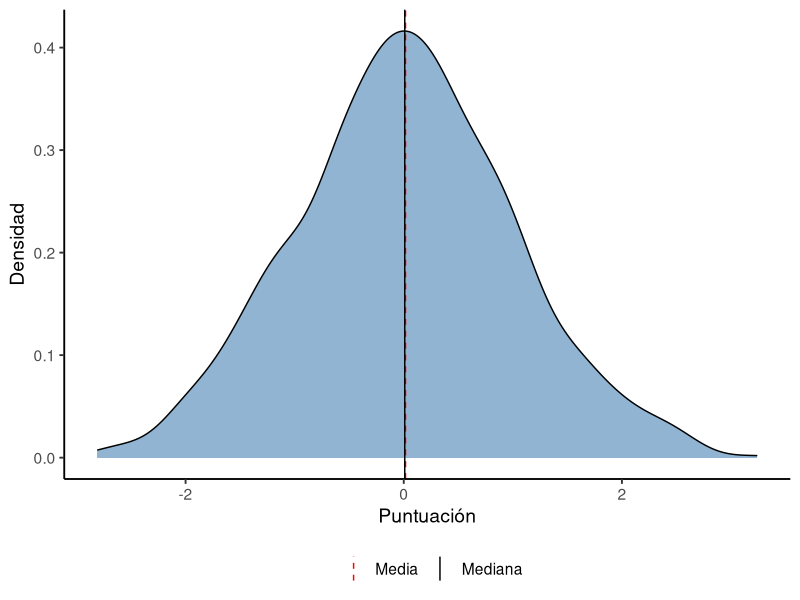
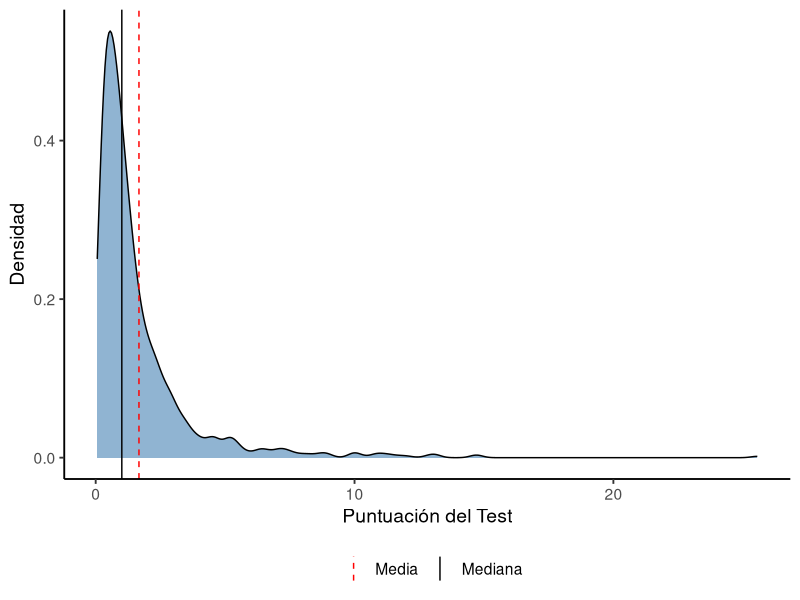

The R script that drew these images, in order: (Note: this script raises an error after producing the figures.)
## ---- chunk 1
knitr::opts_chunk$set(echo = F, warning = F, message = F)

library(ggplot2)
library(dplyr)
library(tidyr)
library(patchwork)

# Configuración de estilo global para tu web
theme_set(theme_classic(base_size = 14))
## ---- chunk 2
set.seed(123)
data_norm <- rnorm(1000, mean = 0, sd = 1)

g1 <- ggplot(data.frame(x = data_norm), aes(x)) +
  geom_density(fill = "steelblue", alpha = 0.6) +
  geom_vline(aes(xintercept = mean(x), color = "Media"), linetype = "dashed") +
  geom_vline(aes(xintercept = median(x), color = "Mediana"), linetype = "solid") +
  scale_color_manual(name = "",
                     values = c("Media" = "red", "Mediana" = "black")) +
  labs(x = "Puntuación", y = "Densidad") +
  theme(legend.position = "bottom")
print(g1)
## ---- chunk 3
set.seed(123)
data_lognorm <- rlnorm(1000, meanlog = 0, sdlog = 1)

g2 <- ggplot(data.frame(x = data_lognorm), aes(x)) +
  geom_density(fill = "steelblue", alpha = 0.6) +
  geom_vline(aes(xintercept = mean(x), color="Media"), linetype = "dashed") +
  geom_vline(aes(xintercept = median(x), color="Mediana"), linetype = "solid") +
  scale_color_manual(name="", values = c("Media"="red", "Mediana"="black")) +
  labs(x = "Puntuación del Test", y = "Densidad") +
  theme(legend.position = "bottom")
print(g2)
## ---- chunk 4
g3 <- ggplot(data.frame(x = data_lognorm), aes(x)) +
  geom_density(fill = "steelblue", alpha = 0.6) +
  geom_vline(aes(xintercept = mean(x), color="Media"), linetype = "dashed") +
  geom_vline(aes(xintercept = median(x), color="Mediana"), linetype = "solid") +
  scale_color_manual(name="", values = c("Media"="red", "Mediana"="black")) +
  scale_x_log10() +
  labs(x = "Puntuación del Test", y = "Densidad") +
  theme(legend.position = "none")

patchwork::wrap_plots(c(g3,g2), ncol = 1)
